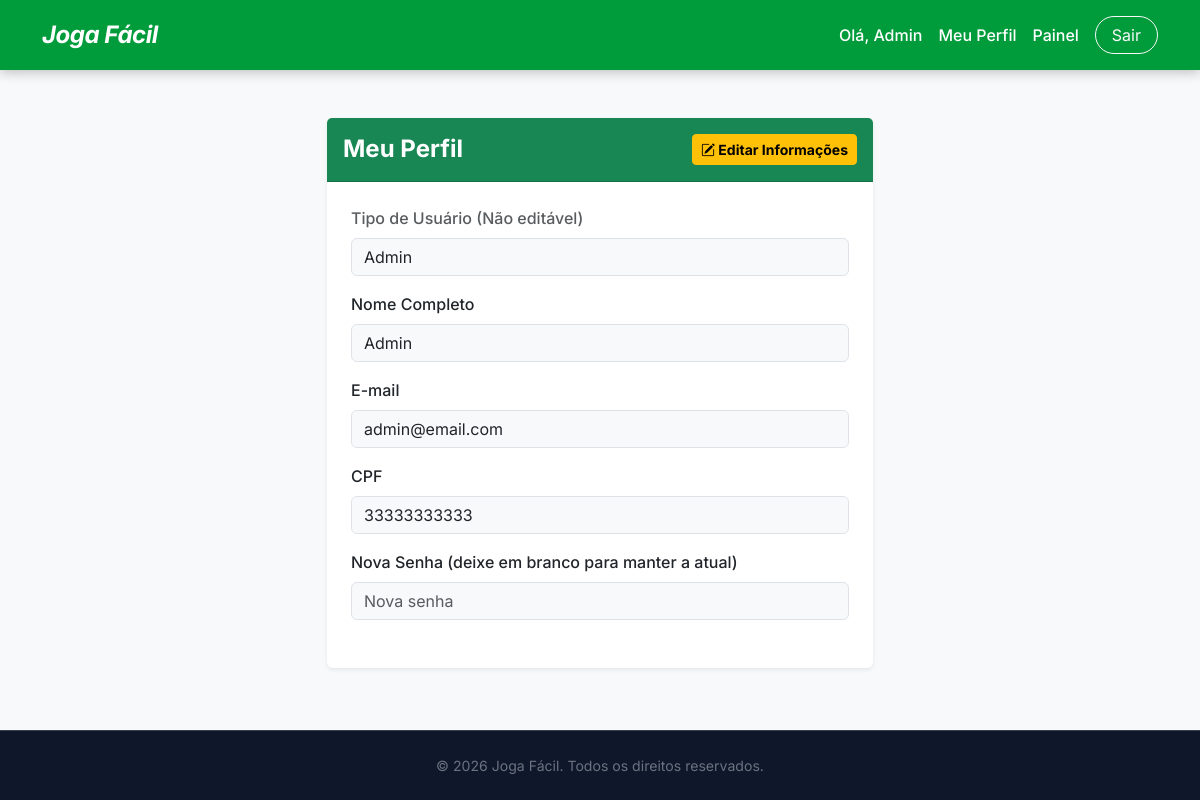
Page /pages/perfil.php (signed in) on the committed database.
### tables this page shows
CREATE TABLE IF NOT EXISTS usuarios (
    id         INT AUTO_INCREMENT PRIMARY KEY,
    nome       VARCHAR(100)  NOT NULL,
    email      VARCHAR(150)  NOT NULL UNIQUE,
    senha      VARCHAR(255)  NOT NULL,
    tipo       ENUM('locador','locatario','gerente','admin') NOT NULL DEFAULT 'locatario',
    cpf        VARCHAR(14)   DEFAULT NULL UNIQUE,
    status     ENUM('ativo', 'inativo') NOT NULL DEFAULT 'ativo',
    created_at   TIMESTAMP     DEFAULT CURRENT_TIMESTAMP
);

### crud/readUsuarios.php (called while the page is built, shortened)
<?php
function readUsuarioById(int $userId): ?array {
    $pdo        = getDbConnection();
    $selectStmt = $pdo->prepare("SELECT id, nome, email, tipo, cpf, created_at FROM usuarios WHERE id = ?");
    $selectStmt->execute([$userId]);
    $foundUser = $selectStmt->fetch();
    return $foundUser ?: null;
}

### pages/perfil.php (the view, shortened to what this page needs)
<?php
require_once __DIR__ . '/../crud/readUsuarios.php';
$userId = $_SESSION['usuarioLogado'];
$usuario = readUsuarioById($userId);
?>
<!DOCTYPE html>
<html lang="pt-BR">
<head>
    <?php include __DIR__ . '/../includes/headTag.php'; ?>
</head>
<body class="d-flex flex-column min-vh-100 bg-light">
<?php include __DIR__ . '/../includes/header.php'; ?>
<main class="flex-grow-1 container py-5">
    <div class="row justify-content-center">
        <div class="col-md-8 col-lg-6">
            <div class="card shadow-sm border-0">
                <div class="card-header bg-success text-white py-3 d-flex justify-content-between align-items-center">
                    <h4 class="mb-0 fw-bold">Meu Perfil</h4>
                    <button type="button" class="btn btn-warning btn-sm fw-bold" id="btnEditar">
                        <i class="bi bi-pencil-square"></i> Editar Informações
                    </button>
                </div>
                <div class="card-body p-4">
                    <form action="../crud/updatePerfil.php" method="POST" id="formPerfil">
                        <div class="mb-3">
                            <label for="tipo" class="form-label fw-medium text-muted">Tipo de Usuário (Não editável)</label>
                            <input type="text" class="form-control perfil-form-control text-capitalize" id="tipo" value="<?= htmlspecialchars($usuario['tipo'] ?? '') ?>" disabled>
                        </div>
                        <div class="mb-3">
                            <label for="nome" class="form-label fw-medium">Nome Completo</label>
                            <input type="text" class="form-control perfil-form-control editable-field" id="nome" name="nome" value="<?= htmlspecialchars($usuario['nome'] ?? '') ?>" readonly required>
                        </div>
                        <div class="mb-3">
                            <label for="email" class="form-label fw-medium">E-mail</label>
                            <input type="email" class="form-control perfil-form-control editable-field" id="email" name="email" value="<?= htmlspecialchars($usuario['email'] ?? '') ?>" readonly required>
                        </div>
                        <div class="mb-3">
                            <label for="cpf" class="form-label fw-medium">CPF</label>
                            <input type="text" class="form-control perfil-form-control editable-field" id="cpf" name="cpf" value="<?= htmlspecialchars($usuario['cpf'] ?? '') ?>" readonly>
                        </div>
                        <div class="mb-4">
                            <label for="senha" class="form-label fw-medium">Nova Senha (deixe em branco para manter a atual)</label>
                            <input type="password" class="form-control perfil-form-control editable-field" id="senha" name="senha" placeholder="Nova senha" readonly>
                        </div>
                    </form>
                </div>
            </div>
        </div>
    </div>
</main>
<?php include __DIR__ . '/../includes/footer.php'; ?>
</body>
</html>

### assets/css/components/tokens.css (style rules this page uses)
:root { --verdeBandeira: #009c3b; --verdeEscuro: #006425; --amareloOuro: #FFDF00; --amareloClaro: #FFEE66; --bgMain: #111827; --bgCard: #1f2937; --bgCardBorder: #374151; --bgSection: #0f172a; --textPrimary: #f9fafb; --textSecondary: #9ca3af; --textMuted: #6b7280; --radiusSm: 8px; --radiusMd: 12px; --radiusLg: 16px; --radiusXl: 24px; --shadowCard: 0 4px 20px rgba(0, 0, 0, 0.35); --transition: all 0.25s ease; }

### assets/css/components/global.css (style rules this page uses)
*, *::before, *::after { box-sizing: border-box; }
html { font-size: 16px; }
body { font-family: 'Inter', system-ui, -apple-system, sans-serif; background-color: var(--bgMain) !important; color: var(--textPrimary) !important; display: flex; flex-direction: column; min-height: 100vh; margin: 0; }

### pages/perfil.php (style rules this page uses)
.perfil-form-control:disabled, .perfil-form-control[readonly] { background-color: #f8f9fa; opacity: 1; cursor: not-allowed; }

### rows in the picture
usuarios: tipo "admin", nome "Admin", email "admin@email.com", cpf "33333333333"

### other values in the picture
$_SESSION['usuarioNome'] "Admin"
